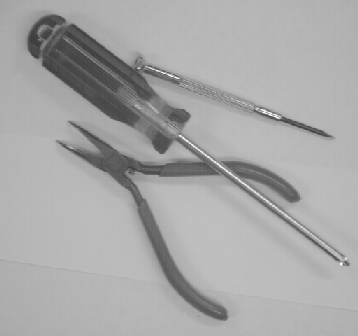
#> input picture Flooding_Binary/tools.pgm, 358 x 336 px
$ python Floodfill.py
#> lines starting #> are read from the running program, lines starting #| are printed output that depends on the picture; after the words box and inside, x2 and y2 are one past the last pixel; in counts of white or black regions, pixels touching at a corner belong together
'''
@author: Jigyas Sharma
@organization: University of Kansas
@Course: EECS 841(Computer Vision)
'''
import cv2
import numpy as np

"""
@function_description: Performs a flood fill algorithm on a given image starting from a seed point.
@param image: Numpy array of the image.
@param seed_point: Tuple (x, y) as the starting point for flood fill.
@param fill_color: List [B, G, R] specifying the color used for filling.
"""
def flood_fill(image, seed_point, fill_color):
    h, w = image.shape[:2]
    mask = np.zeros((h + 2, w + 2), np.uint8)  # Additional border to avoid boundary issues
    cv2.floodFill(image, mask, seed_point, fill_color)

# Read the image in grayscale
img = cv2.imread('./tools.pgm', 0)
#> img is the input picture: shape (336, 358); min 60, max 255, mean 167.5

# Apply threshold to create a binary image
_, binary_img = cv2.threshold(img, 155, 255, cv2.THRESH_BINARY_INV)
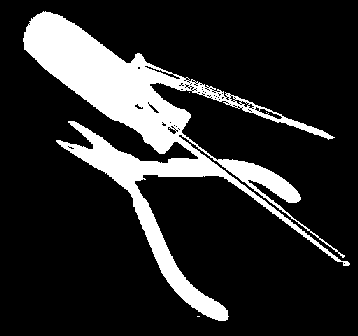
#> binary_img: shape (336, 358); 16.5% white; 4 white regions (3 under 20 px), largest, box (x1, y1, x2, y2) and area: (23, 11, 350, 321) 19821

# Convert binary image to 3-channel image to apply colors
colored_img = cv2.cvtColor(binary_img, cv2.COLOR_GRAY2BGR)

# Define initial fill color
fill_color = [100, 255, 200]  # BGR format

# Iterate over each pixel in the binary image
for x in range(binary_img.shape[0]):
    for y in range(binary_img.shape[1]):
        # Check if the pixel is white (indicating it's part of the object to fill)
        if binary_img[x, y] == 255:
            # Perform flood fill from this pixel
            flood_fill(colored_img, (y, x), fill_color)  # Note: cv2 uses (y, x) for coordinates

            # Modify the fill color for the next object
            fill_color = [(c - 10) if c - 10 >= 0 else c for c in fill_color]
#> colored_img: shape (336, 358, 3); mean B, G, R 0, 0.824, 0

# Save the original binary image and the result
cv2.imwrite('binary_image.png', binary_img)
cv2.imwrite('filled_image.png', colored_img)
